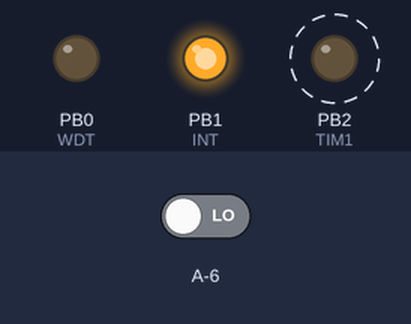
The sketch below on a simulated ATtiny85, built for the host (arithmetic inside an expression is 32-bit, double 64-bit). Parts: output pins drawn as LEDs (lit = HIGH). Dashed ring = blinking. Inputs (shaded band) come from the test bench; at power-on: A-6 LOW.

Above: at 0.05 s.
Timing chart, 0 to 3.0 s (numbered marks = the images above):
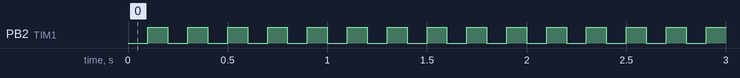

The sketch:

interruptcheck.ino
```cpp
#include <TimerOne.h>

volatile boolean pluggedin;
volatile uint8_t counter = 0;

void setup() {

  cli();

  pluggedin = !(digitalRead(8));

  pinMode(0, OUTPUT); // WDT
  pinMode(1, OUTPUT); // INT

  // External Interrupt: Triggers on CHANGE
  bitClear(MCUCR, ISC01);
  bitSet(MCUCR, ISC00);
  bitSet(GIMSK, INT0);

  // Watchdog Interrupt: Triggers every 8 seconds
  bitClear(MCUSR, WDRF);
  WDTCSR |= (1 << WDCE) | (1 << WDE);
  WDTCSR = (1 << WDP0) | (1 << WDP3);
  bitSet(WDTCSR, WDIE);

  sei();

  pinMode(2, OUTPUT); // TIM1
  Timer1.initialize(100000);
  Timer1.attachInterrupt(blinkLED);
}

void loop() {
  if (pluggedin) {
    digitalWrite(1, HIGH);
  } else {
    digitalWrite(1, LOW);
  }
  if (digitalRead(0)) {
    delay(500);
    digitalWrite(0, LOW);
  }
}

ISR(INT0_vect) {
  pluggedin = !pluggedin;
}

ISR(WDT_vect) {
  counter += 1;
  if (counter == 15) {
    digitalWrite(0, HIGH);
  }
}

void blinkLED() {
  if (digitalRead(2)) {
    digitalWrite(2, LOW);
  } else {
    digitalWrite(2, HIGH);
  }
}
```

Measured:
- by itself, PB2 (TIM1): alternates HIGH for 0.10 s and LOW for 0.10 s
